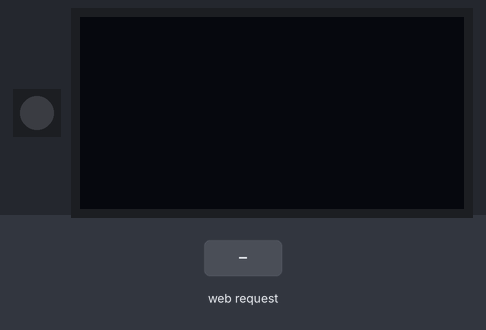
A program run on a simulated ESP32 board running MicroPython. On the bench: 1 RGB LEDs in strip order, left to right, 128×64 one-colour display. The test bench sets the inputs (shaded band). Dim RGB values are drawn brighter than linear; the board's own WiFi access point starts at once; threads take turns every 2 ms; library files of the repository ran but are not shown: ssd1306.py; what the program prints to the serial console is not drawn.

Above: at 1.2 s.
1.3 s: HTTP request GET /?CYCLE=ON received
At 1.52 s:
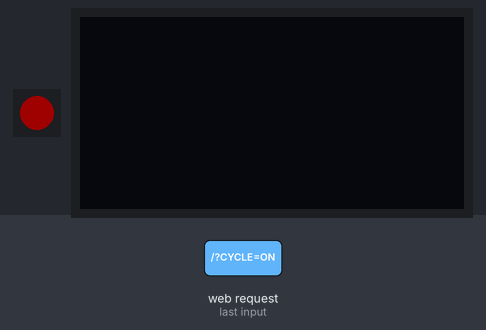
4.3 s: HTTP request GET /?RED=ON received
At 5.5 s:
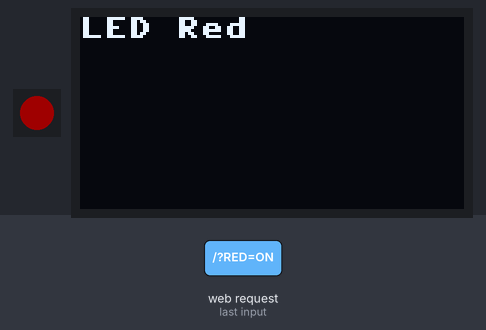
5.8 s: HTTP request GET /?GREEN=ON received
At 6.8 s:
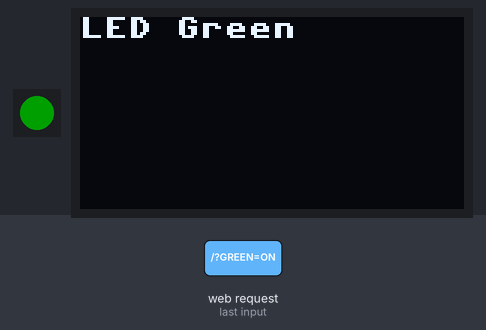
7.3 s: HTTP request GET /?BLUE=ON received
At 8.0 s:
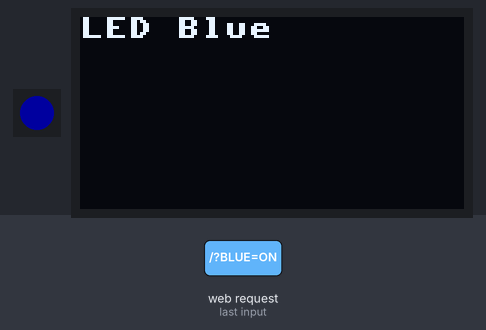
8.8 s: HTTP request GET /?OLED=ON received
At 9.1 s:
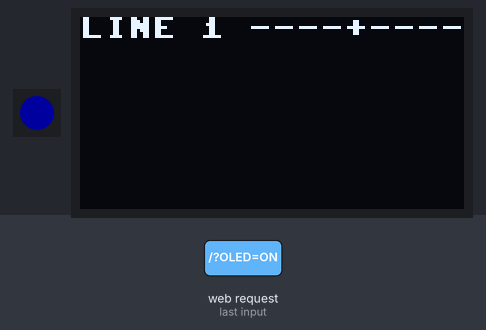
11.8 s: HTTP request GET /?OFF=OFF received
At 12.6 s:
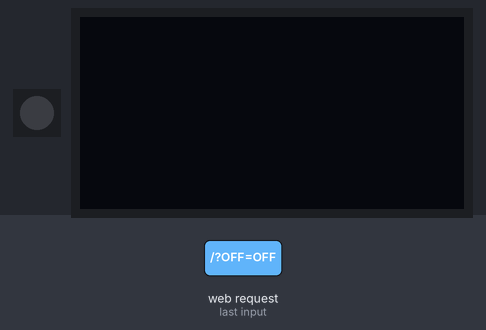
Timing chart, 0 to 14.3 s (numbered marks = the images above; inputs shaded):
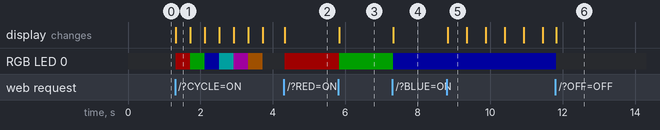

The program:

main.py
```python
"""
Copyright 2024 William H. Beebe, Jr.

Licensed under the Apache License, Version 2.0 (the "License");
you may not use this file except in compliance with the License.
You may obtain a copy of the License at

    http://www.apache.org/licenses/LICENSE-2.0

Unless required by applicable law or agreed to in writing, software
distributed under the License is distributed on an "AS IS" BASIS,
WITHOUT WARRANTIES OR CONDITIONS OF ANY KIND, either express or implied.
See the License for the specific language governing permissions and
limitations under the License.
"""
import machine  as ma
import neopixel as neo
import time     as ti
import config
import os

name = os.uname().machine.split(' ')[-1]
from webserver import WebServer
web = WebServer(SSID, SOFT_I2C, PLATFORM)
web.run()
```

config.py
```python
"""
Copyright 2024 William H. Beebe, Jr.

Licensed under the Apache License, Version 2.0 (the "License");
you may not use this file except in compliance with the License.
You may obtain a copy of the License at

    http://www.apache.org/licenses/LICENSE-2.0

Unless required by applicable law or agreed to in writing, software
distributed under the License is distributed on an "AS IS" BASIS,
WITHOUT WARRANTIES OR CONDITIONS OF ANY KIND, either express or implied.
See the License for the specific language governing permissions and
limitations under the License.
"""
from micropython import const

# Enumerations to perform a task.
LED_RED = const(0)
LED_GREEN = const(1)
LED_BLUE = const(2)
LED_CYCLE = const(3)
LED_OFF = const(5)

# I2C pins for ESP32-S3-DevKit1
SDA_PIN = const(1)
SCL_PIN = const(2)

# SSD1306 OLED display
OLED_WIDTH = const(128)
OLED_HEIGHT = const(64)
OLED_LINE_MAX = const(6)
OLED_ADDR = const(61)

# ST25DV16K I2C RFID EEPROM
ST25DV_CMD = const(45)
ST25DV_USER_MEM = const(83)
ST25DV_SYS_MEM = const(87)
```

webserver.py
```python
"""
Copyright 2024 William H. Beebe, Jr.

Licensed under the Apache License, Version 2.0 (the "License");
you may not use this file except in compliance with the License.
You may obtain a copy of the License at

    http://www.apache.org/licenses/LICENSE-2.0

Unless required by applicable law or agreed to in writing, software
distributed under the License is distributed on an "AS IS" BASIS,
WITHOUT WARRANTIES OR CONDITIONS OF ANY KIND, either express or implied.
See the License for the specific language governing permissions and
limitations under the License.
"""

# This is the Simple HTTP Server.
# It has HTML/CSS text intermixed with Python code.
# It provides very limited functionality.
# SSD1306 OLED Display

import os
import usocket
import _thread
import time
import esp
import gc
import network
from network import WLAN

import ssd1306
import devices

def webpage(SSID, PLATFORM):
    html = f"""
    <html><head><title>{SSID}</title>
    <style>
    body {{font-family: sans-serif;margin: 20px;}}
    button {{
        font-size: 500%;
        font-weight: normal;
        display: inline-block;
        margin: 5px;
        padding: 20px 60px;
        width: 99%;
        height: 150px;
        justify-content: center;
        align-items: center;
        text-decoration: none;
        color: #ffffff;
        background-color: #556B2F;
        border: none;
        border-radius: 0px;
        outline: none;
        }}
    hr {{
        border: 0;height: 2px;
        background-image: linear-gradient(to right, rgba(0, 0, 0, 0), rgba(0, 0, 0, 0.75), rgba(0, 0, 0, 0));
        }}
    h1 {{font-size: 500%;color: #D35F8D;text-align: center;}}
    h2 {{font-size: 200%;color: #5FA3D3;padding-left: 15px;}}
    </style>
    </head>
    <body>
    <h1>{SSID}</h1>
    <hr />
    <form accept-charset="utf-8" method="POST">
    <button style='background-color: #DC143C' name="RED"   value="ON">Red</button>
    <button style='background-color: #228B22' name="GREEN" value="ON">Green</button>
    <button style='background-color: #4169E1' name="BLUE"  value="ON">Blue</button>
    <button style='background-color: #404040' name="OFF"   value="OFF">OFF</button>
    <button style='background-color: #808080' name="CYCLE" value="ON">Cycle</button>
    <button style='background-color: #402000' name="OLED"  value="ON">OLED Test</button>
    </form>
    <hr />
    <h2>{PLATFORM}<br/>
    Last built: {os.uname().version.split(' ')[-1]}</h2>
    <h2>Flash Size: {esp.flash_size():,} bytes<br/>
    Memory Free: {gc.mem_free():,} bytes</h2>
    </body>
    </html>
    """
    return html

class WebServer:

    def __init__(self, SSID, SOFT_I2C, PLATFORM):
        self.i2c = SOFT_I2C
        self.SSID = SSID
        self.platform = PLATFORM
        self.display = ssd1306.SSD1306_I2C(devices.OLED_WIDTH, devices.OLED_HEIGHT, self.i2c, devices.OLED_ADDR)
        self.display.fill(0)
        self.display.show()
        gc.enable()

    def server_thread(self, clientsocket):
        try:
            received = clientsocket.recv(4096)
        except:
            clientsocket.close()
            return

        # If received has 0 bytes then the other end closed the connection.
        #
        if len(received) == 0:
            clientsocket.close()
            return
        else:
            # Parse the recieved data and perform any given actions.
            #
            received_str = str(received)
            #
            # Uncomment the following for raw debugging purposes. Lots of output.
            #
            #print("Received: {}".format(received_str))

            # Send out the common webpage header for all pages.
            #
            clientsocket.send(webpage(self.SSID, self.platform))

            # Start parsing the request, performing the various actions.
            # If there is no defined actions for the request, tell the user.
            #
            if "RED=ON" in received_str:
                self.display.show_only_one_line('LED Red')
                devices.set_led_color(devices.LED_RED)
            elif "GREEN=ON" in received_str:
                self.display.show_only_one_line('LED Green')
                devices.set_led_color(devices.LED_GREEN)
            elif "BLUE=ON" in received_str:
                self.display.show_only_one_line('LED Blue')
                devices.set_led_color(devices.LED_BLUE)
            elif "OFF=OFF" in received_str:
                self.display.show_only_one_line('')
                devices.set_led_color(devices.LED_OFF)
            elif "CYCLE=ON" in received_str:
                self.display.show_only_one_line('')
                devices.cycle_colors()
            elif "OLED=ON" in received_str:
                self.display.test_oled()
            gc.collect()

            # Close the socket and terminate the thread
            clientsocket.close()

    def run(self):
        wlan = WLAN(network.AP_IF)
        wlan.active(True)
        wlan.config(essid=self.SSID)
        wlan.ifconfig(('192.168.1.2','255.255.255.0','192.168.1.1','8.8.8.8'))

        serversocket = usocket.socket(usocket.AF_INET, usocket.SOCK_STREAM)
        serversocket.setsockopt(usocket.SOL_SOCKET, usocket.SO_REUSEADDR, 1)
        serversocket.bind(("192.168.1.2", 80))
        serversocket.listen(1)

        while True:
            (clientsocket, address) = serversocket.accept()
            _thread.start_new_thread(self.server_thread, (clientsocket, ))
        serversocket.close()
```

devices.py
```python
"""
Copyright 2024 William H. Beebe, Jr.

Licensed under the Apache License, Version 2.0 (the "License");
you may not use this file except in compliance with the License.
You may obtain a copy of the License at

    http://www.apache.org/licenses/LICENSE-2.0

Unless required by applicable law or agreed to in writing, software
distributed under the License is distributed on an "AS IS" BASIS,
WITHOUT WARRANTIES OR CONDITIONS OF ANY KIND, either express or implied.
See the License for the specific language governing permissions and
limitations under the License.
"""
import machine as ma
import neopixel as neo
import time as ti
from micropython import const

LED_RED = (32, 0, 0)
LED_GREEN = (0, 32, 0)
LED_BLUE = (0, 0, 32)
LED_CYAN = (0, 32, 32)
LED_MAGENTA = (32, 0, 32)
LED_YELLOW = (32, 16, 0)
LED_OFF = (0, 0, 0)

neopixel_colors = [
    LED_RED,
    LED_GREEN,
    LED_BLUE,
    LED_CYAN,
    LED_MAGENTA,
    LED_YELLOW,
    LED_OFF
    ]

pinnum = const(48)
np = neo.NeoPixel(ma.Pin(pinnum), 1)

def cycle_colors():
    for color in neopixel_colors:
        np[0] = color
        np.write()
        ti.sleep_ms(400)

def set_led_color(color):
    np[0] = color
    np.write()

# I2C pins for ESP32-S3-DevKit1
SDA_PIN = const(1)
SCL_PIN = const(2)

# SSD1306 OLED display
OLED_WIDTH = const(128)
OLED_HEIGHT = const(64)
OLED_LINE_MAX = const(6)
OLED_ADDR = const(61)

# ST25DV16K I2C RFID EEPROM
ST25DV_CMD = const(45)
ST25DV_USER_MEM = const(83)
ST25DV_SYS_MEM = const(87)
```

boot.py
```python
"""
Copyright 2024 William H. Beebe, Jr.

Licensed under the Apache License, Version 2.0 (the "License");
you may not use this file except in compliance with the License.
You may obtain a copy of the License at

    http://www.apache.org/licenses/LICENSE-2.0

Unless required by applicable law or agreed to in writing, software
distributed under the License is distributed on an "AS IS" BASIS,
WITHOUT WARRANTIES OR CONDITIONS OF ANY KIND, either express or implied.
See the License for the specific language governing permissions and
limitations under the License.
"""
# This file is executed on every boot
# (including wake-boot from deepsleep)

import gc
import esp
import platform
import os
import binascii
import machine

print()
print(f"    Memory: {gc.mem_free():,} MB")
print(f"     Flash: {esp.flash_size():,} MB")
PLATFORM = ' '.join(platform.platform().split('-')[:5])
print( "  Platform: " + PLATFORM)
UNAME = os.uname().machine.split(' ')[-1]
UNIQUE_ID = binascii.hexlify(machine.unique_id()).decode('ascii').upper()
print(f" Unique ID: {UNIQUE_ID}")
SSID = UNAME + '-' + UNIQUE_ID[-4:]
print(f"      SSID: {SSID}")
machine.freq(160_000_000)
print(f" CPU Clock: {machine.freq():,} Hz")
#
# Scan I2C bus for devices
#
# I2C pins for ESP32-S3-DevKit1
SDA_PIN = 1
SCL_PIN = 2
SOFT_I2C = machine.SoftI2C(scl=machine.Pin(SCL_PIN), sda=machine.Pin(SDA_PIN))
print(f"       I2C: {SOFT_I2C}")
print( "       I2C: Devices found:", [hex(device_address)
    for device_address in SOFT_I2C.scan()])

print()
```

Measured:
- after the input at 1.3 s, RGB LED 0: off → RGB(32, 0, 0) at once, → RGB(0, 32, 0) 0.40 s later, → RGB(0, 0, 32) 0.40 s later, → RGB(0, 32, 32) 0.40 s later, … (7 changes in this stretch)
- after the input at 4.3 s, RGB LED 0: off → RGB(32, 0, 0) at once; the display: changes at once (image 2)
- after the input at 5.8 s, RGB LED 0: RGB(32, 0, 0) → RGB(0, 32, 0) at once; the display: changes at once (image 3)
- after the input at 7.3 s, RGB LED 0: RGB(0, 32, 0) → RGB(0, 0, 32) at once; the display: changes at once (image 4)
- after the input at 8.8 s, the display: changes at once (image 5)
- after the input at 11.8 s, the display: changes at once (image 6)
- what the display in image 1 shows lasts 0.4 s, from 1.3 s to 1.7 s
